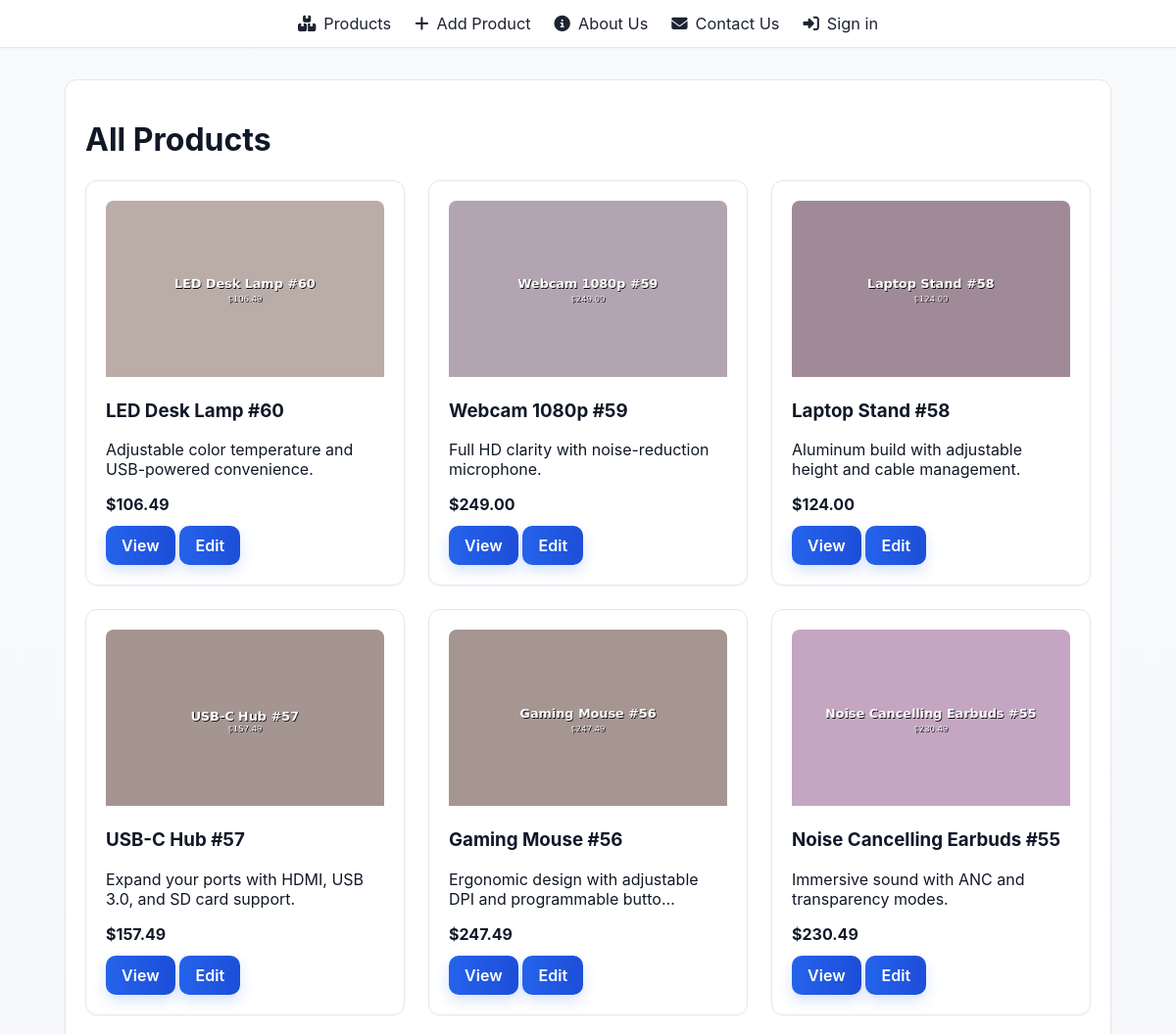
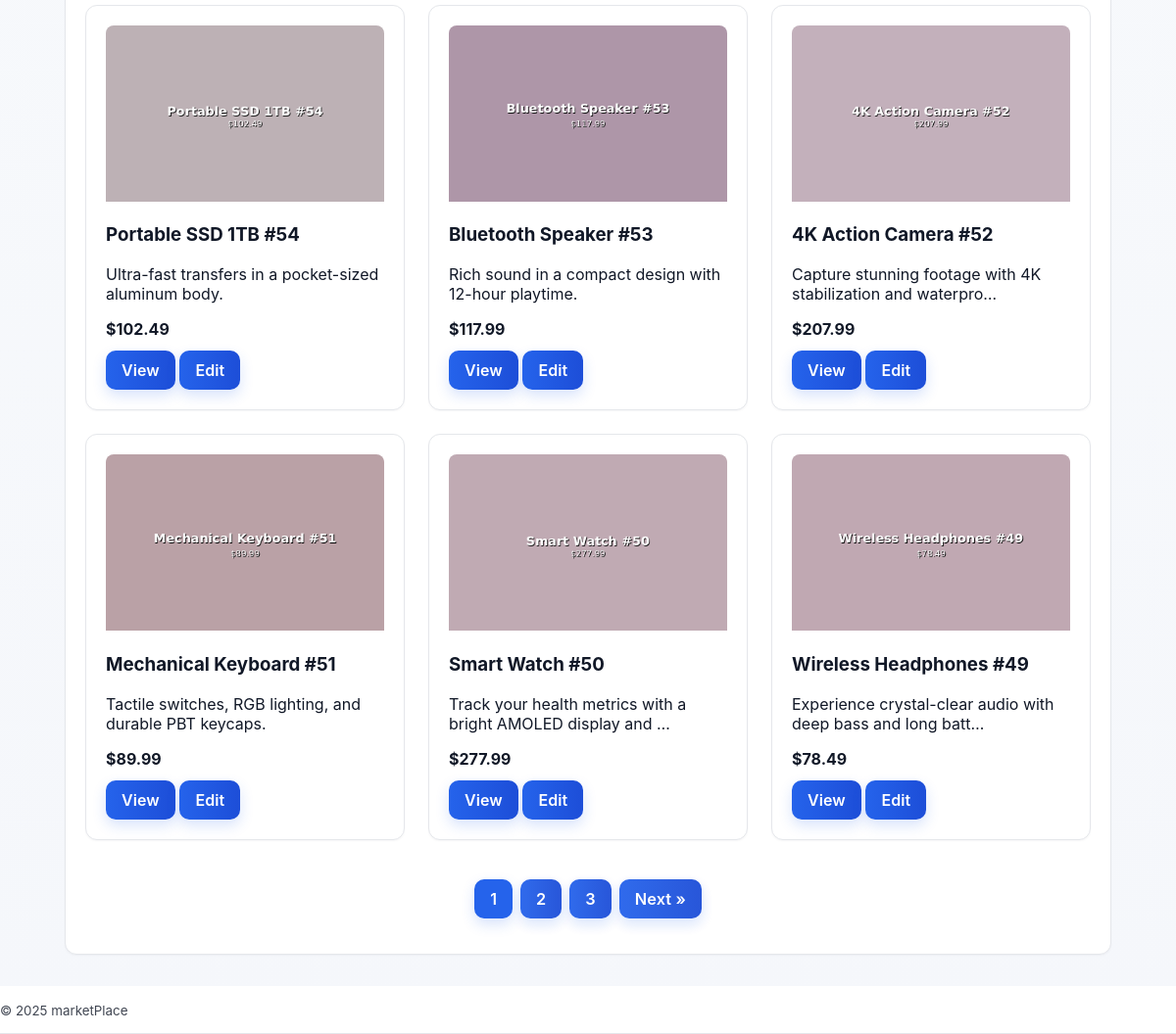
The page /list/ on the database as committed earlier (2 pictures, top to bottom).
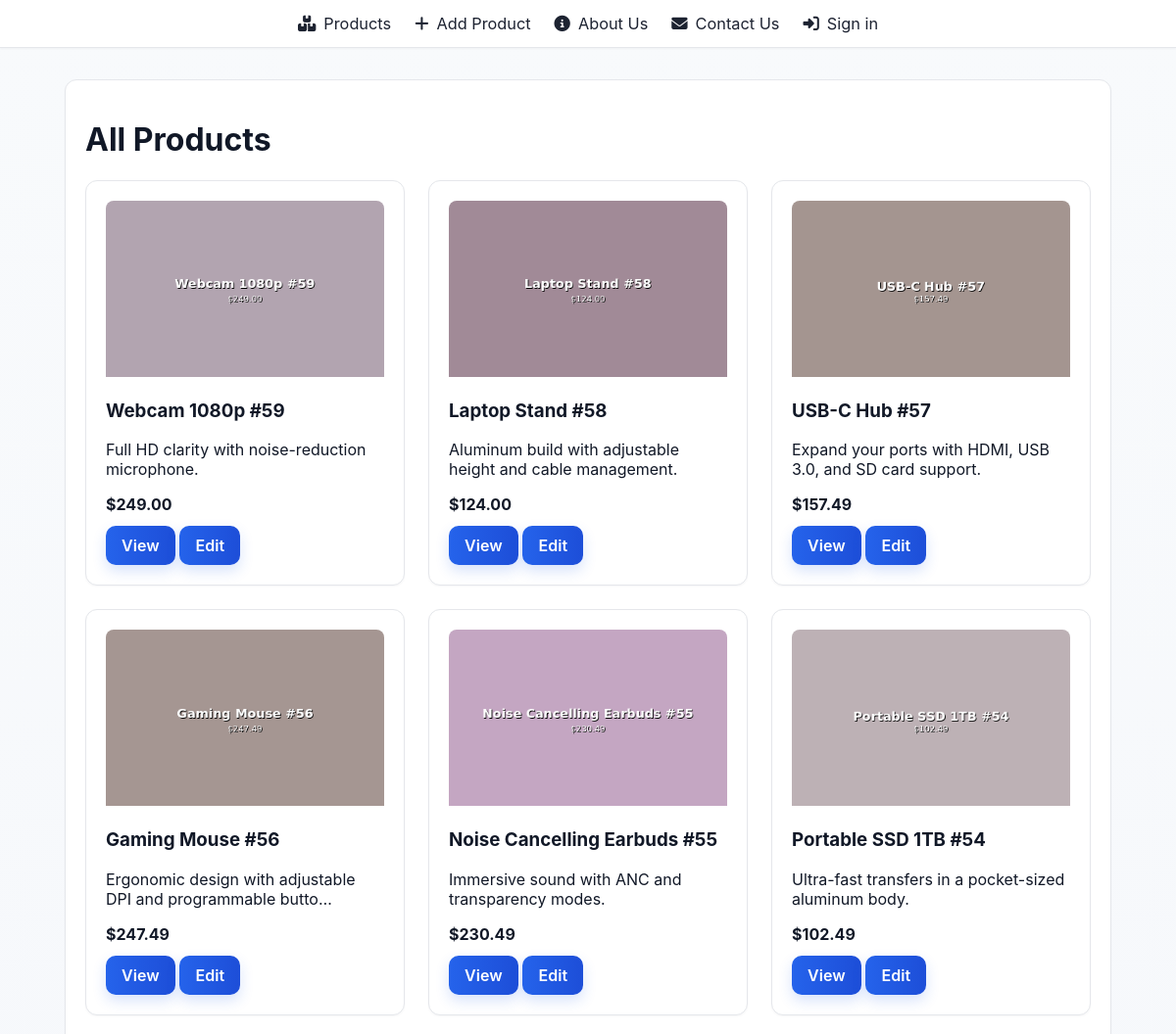
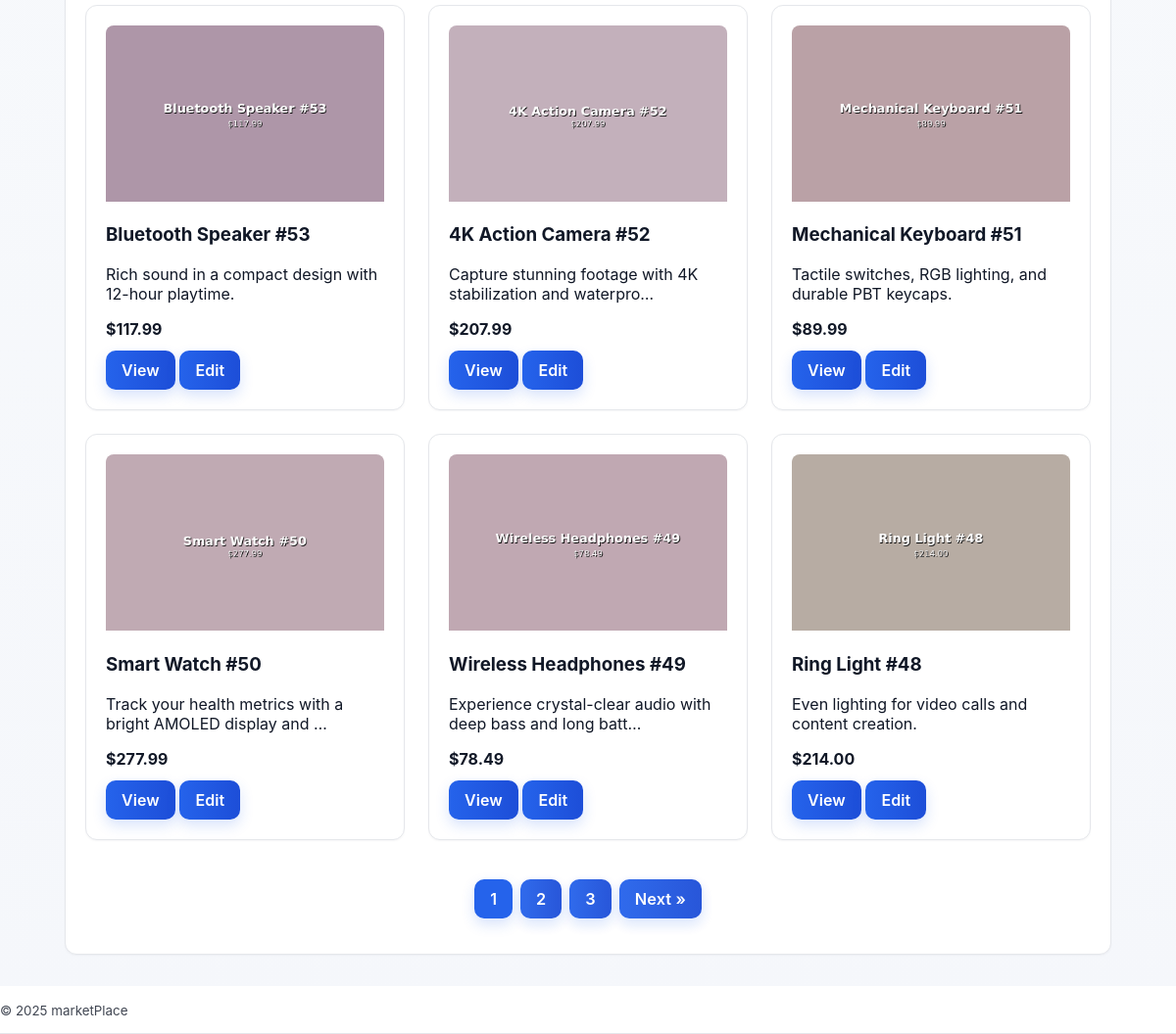
The same page on the database as committed later (2 pictures, top to bottom).
### products/models.py (models this page shows, shortened)
class Product(models.Model):
    name = models.CharField(max_length=200, db_index=True)
    price = models.DecimalField(max_digits=10, decimal_places=2, db_index=True)
    description = models.TextField(blank=True)
    image = models.ImageField(upload_to='products/', blank=True, null=True)
    in_stock = models.BooleanField(default=True)
    stock_quantity = models.PositiveIntegerField(default=0)
    created_at = models.DateTimeField(auto_now_add=True)
    updated_at = models.DateTimeField(auto_now=True)
    code = models.CharField(max_length=50, unique=True, db_index=True)
    class Meta:
        verbose_name = "Product"
        verbose_name_plural = "Products"
        ordering = ['-created_at']
        db_table = 'products'

### products/views.py (the view)
# urls.py: path('list/', product_list, name='product_list'),  # Product list
def product_list(request):
    products = Product.objects.all().order_by('-created_at')
    paginator = Paginator(products, 12)
    page_number = request.GET.get('page')
    page_obj = paginator.get_page(page_number)
    return render(request, 'products/product_list.html', {'page_obj': page_obj})

### products/templates/products/product_list.html (shortened to what this page needs)
{% extends "base.html" %}
{% block content %}
<div class="card">
  <h1>All Products</h1>
  {% if page_obj %}
    <div class="grid">
      {% for product in page_obj.object_list %}
        <div class="card">
          {% if product.image %}
            <img src="{{ product.image.url }}" alt="{{ product.name }}" style="width:100%;max-height:180px;object-fit:cover;border-radius:8px 8px 0 0;">
          {% endif %}
          <h3>{{ product.name }}</h3>
          <p>{{ product.description|truncatechars:60 }}</p>
          <strong>${{ product.price }}</strong><br>
          <div style="margin-top: 12px;">
            <a href="{% url 'products:product_detail' product.pk %}" class="btn">View</a>
            <a href="{% url 'products:product_update' product.pk %}" class="btn">Edit</a>
          </div>
        </div>
      {% endfor %}
    </div>
    <nav aria-label="Page navigation" style="margin-top: 24px;">
      <ul class="pagination" style="display: flex; gap: 8px; list-style: none; padding: 0;">
        {% for num in page_obj.paginator.page_range %}
          {% if page_obj.number == num %}
            <li><span class="btn" style="background: #2563eb;">{{ num }}</span></li>
          {% elif num > page_obj.number|add:'-3' and num < page_obj.number|add:'3' %}
            <li><a class="btn" href="?page={{ num }}">{{ num }}</a></li>
          {% endif %}
        {% endfor %}
        {% if page_obj.has_next %}
          <li><a class="btn" href="?page={{ page_obj.next_page_number }}">Next &raquo;</a></li>
        {% endif %}
      </ul>
    </nav>
  {% else %}
    <p>No products found.</p>
  {% endif %}
</div>
{% endblock %}

Rows that differ between the two databases and show on the page:
removed Product: image (picture), name "LED Desk Lamp #60", description "Adjustable color temperature and USB-powered convenience.", price "106.49"
now on this page (row unchanged): Product: image (picture), name "Ring Light #48", description "Even lighting for video calls and content creation.", price "214.00"
